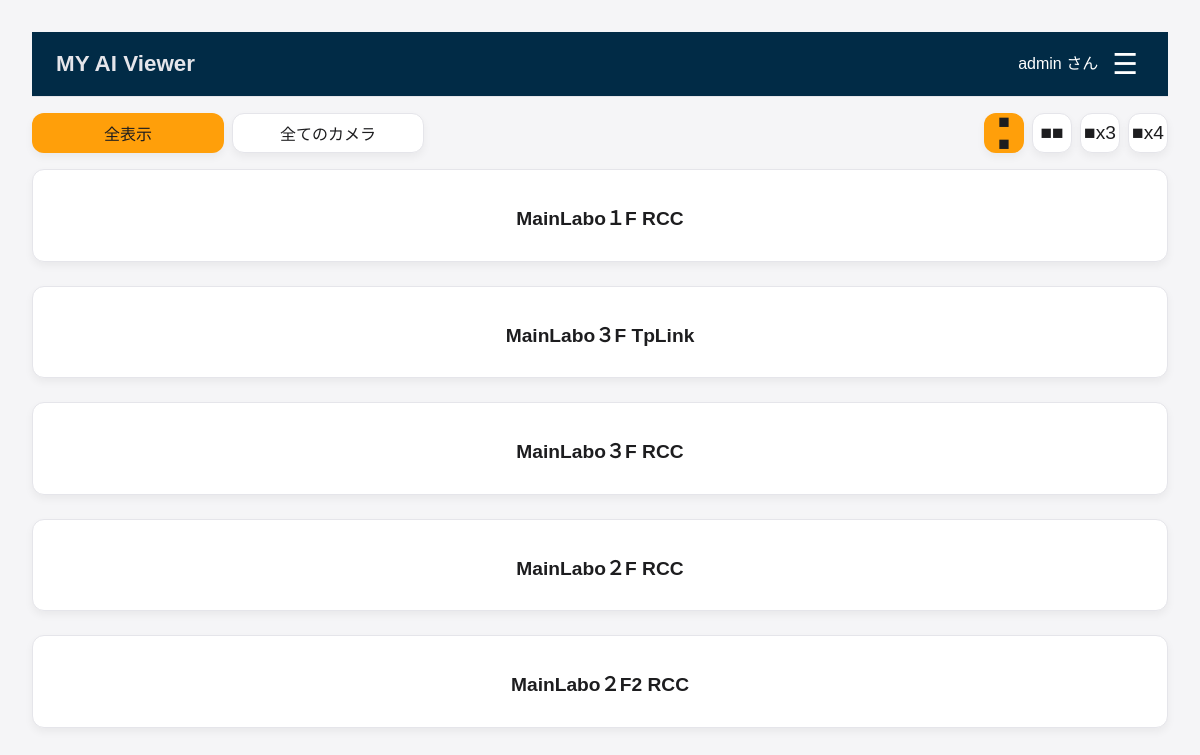
Screenshot of / (signed in) with the database file from the repository.
### app.py (models this page shows)
class Tag(db.Model):
    id = db.Column(db.Integer, primary_key=True)
    tag_name = db.Column(db.String(50), nullable=False)

class Camera(db.Model):
    id = db.Column(db.Integer, primary_key=True)
    name = db.Column(db.String(50), nullable=False)
    stream_url = db.Column(db.String(200), nullable=False)

### app.py (the view)
@app.route('/')
@login_required
def index():
    if session['username'] == 'admin':
        all_tag = Tag.query.filter_by(tag_name='全てのカメラ').first()
        user_tag_ids = [all_tag.id] if all_tag else []
    else:
        user_tag_ids = [tu.tag_id for tu in TagUser.query.filter_by(user_id=session['user_id']).all()]
    cameras = (Camera.query
               .join(TagCamera, Camera.id==TagCamera.camera_id)
               .filter(TagCamera.tag_id.in_(user_tag_ids))
               .distinct()
               .all())
    camera_tag_map = { cam.id: [] for cam in cameras }
    for rel in TagCamera.query.filter(TagCamera.tag_id.in_(user_tag_ids)).all():
        if rel.camera_id in camera_tag_map:
            camera_tag_map[rel.camera_id].append(rel.tag_id)
    tags = Tag.query.filter(Tag.id.in_(user_tag_ids)).all()
    return render_template('index.html',
                           cameras=cameras,
                           tags=tags,
                           camera_tag_map=camera_tag_map)

### app.py (called while the page is built)
def login_required(fn):
    @wraps(fn)
    def wrapper(*args, **kwargs):
        if 'user_id' not in session:
            return redirect(url_for('login'))
        return fn(*args, **kwargs)
    return wrapper

### templates/index.html (shortened to what this page needs)
<!DOCTYPE html>
<html lang="ja">
<head>
  <link rel="stylesheet" href="{{ url_for('static', filename='css/style.css') }}">
</head>
<body>
  {% include 'header.html' %}
  <div id="controls" class="controls-bar">
    <div id="tag-filters" class="tag-filter">
      <button class="tag-btn all-btn" data-tag-id="">全表示</button>
      {% for tag in tags %}
        <button class="tag-btn" data-tag-id="{{ tag.id }}">{{ tag.tag_name }}</button>
      {% endfor %}
    </div>
    <div id="layout-switch" class="layout-switch">
      <button id="btn-single" class="layout-btn" title="縦1列表示">■<br>■</button>
      <button id="btn-grid" class="layout-btn" title="横2列表示">■■</button>
      <button id="btn-3col" class="layout-btn" title="横3列表示">■x3</button>
      <button id="btn-4col" class="layout-btn" title="横4列表示">■x4</button>
    </div>
  </div>
  <div id="camera-grid" class="camera-grid grid">
    {% for camera in cameras %}
      <div class="camera-card"
           data-tag-ids="{{ camera_tag_map[camera.id]|join(',') }}">
        <h2>{{ camera.name }}</h2>
      </div>
    {% endfor %}
  </div>
</body>
</html>

### static/css/style.css (style rules this page uses)
body { margin: 0; padding: 2rem; font-family: "Noto Sans JP", sans-serif; background: #f5f5f7; color: #1d1d1f; font-size: 16px; line-height: 1.8; }
button, .delete-btn { background: #ff9f0a; color: #1d1d1f; border: none; }
.camera-grid { display: grid; grid-template-columns: 1fr 1fr; gap: 2rem; }
.camera-card { background: #FFFAEE; padding: 1rem; border-radius: 4px; box-shadow: 0 2px 4px rgba(0,0,0,0.1); }
.camera-card h2 { font-size: 1.2rem; margin-bottom: 0.5rem; }

### templates/index.html (style rules this page uses)
.controls-bar { display: flex; justify-content: space-between; align-items: center; margin: 1rem 0; }
.tag-filter { display: flex; flex-wrap: wrap; gap: 0.5rem; }
.layout-switch { display: flex; gap: 0.5rem; }
.tag-btn { width: 12rem; height: 2.5rem; background: #fff; border: 1px solid #e5e5ea; border-radius: 12px; color: #1d1d1f; font-size: 1rem; cursor: pointer; box-shadow: 0 4px 8px rgba(0,0,0,0.05); transition: background 0.3s; }
.layout-btn { width: 2.5rem; height: 2.5rem; background: #fff; border: 1px solid #e5e5ea; border-radius: 12px; display: flex; align-items: center; justify-content: center; cursor: pointer; font-size: 1.2rem; box-shadow: 0 4px 8px rgba(0,0,0,0.05); transition: background 0.3s; }
button.selected { background: #ff9f0a; color: #1d1d1f; border: none; }
#camera-grid.single { display: grid; grid-template-columns: 1fr; gap: 1.5rem; }
.camera-card { background: #fff; border: 1px solid #e5e5ea; border-radius: 12px; padding: 1rem; box-shadow: 0 4px 8px rgba(0,0,0,0.05); text-align: center; transition: transform 0.2s; }

### rows the page displays
Tag: tag_name "全てのカメラ"
Camera: name "MainLabo１F RCC"
Camera: name "MainLabo３F TpLink"
Camera: name "MainLabo３F RCC"
Camera: name "MainLabo２F RCC"
Camera: name "MainLabo２F2 RCC"

### other values shown
{{ session.username }} "admin"
